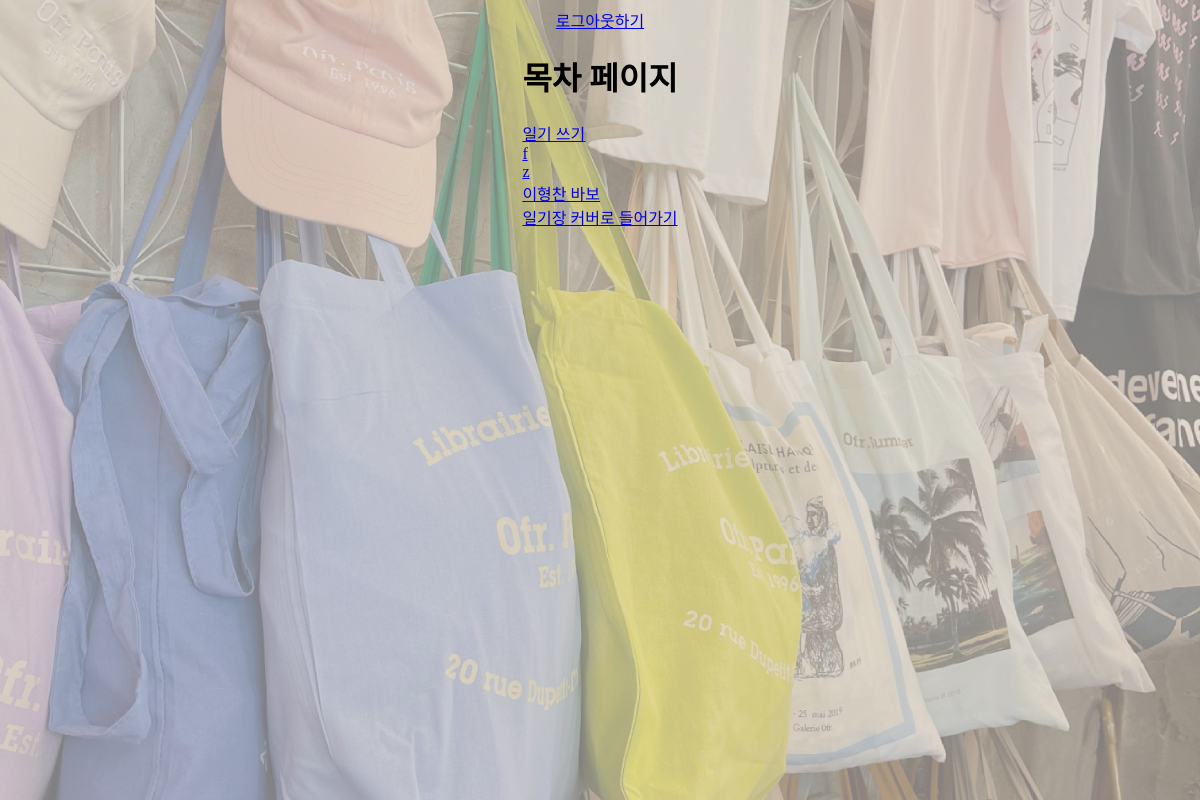
Page /diary6/list1/ on the committed database.
### diary6/models.py (models this page shows, shortened)
class Diary6(models.Model):
    title = models.CharField(max_length=200, null=True)
    body = models.TextField(null=True)
    image = models.ImageField(upload_to = 'diary6/', blank=True, null=True)

### diary6/views.py (the view)
# urls.py: path('list1/', list1, name="list1"),
def list1(request):
    diaries = Diary6.objects.all()
    return render(request, 'list1.html', {'diaries':diaries})

### diary6/templates/list1.html
{% extends 'base.html' %}
{% block content %}
    <h1>목차 페이지</h1>
    <div>
        <a href="{%url 'new'%}">일기 쓰기</a>
    </div>
    <div>
    {% for diary in diaries %}
        <a href="{%url 'detail' diary.id%}">{{diary.title}}</a>
        <br>
    {% endfor %}
    </div>
    <a href="{%url 'home'%}">일기장 커버로 들어가기</a>
{% endblock%}

### diary/templates/base.html (style rules this page uses)
body { display: flex; flex-direction: column; align-items: center; }

### rows in the picture
Diary6: title "f"
Diary6: title "z"
Diary6: title "이형찬 바보"
